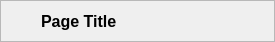
<?xml version="1.0" encoding="UTF-8"?>
<ui version="4.0">
 <class>WizardWidgetHeader</class>
 <widget class="QWidget" name="WizardWidgetHeader">
  <property name="geometry">
   <rect>
    <x>0</x>
    <y>0</y>
    <width>275</width>
    <height>42</height>
   </rect>
  </property>
  <property name="font">
   <font>
    <pointsize>10</pointsize>
   </font>
  </property>
  <property name="windowTitle">
   <string>Form</string>
  </property>
  <layout class="QVBoxLayout" name="verticalLayout">
   <property name="spacing">
    <number>4</number>
   </property>
   <property name="leftMargin">
    <number>0</number>
   </property>
   <property name="topMargin">
    <number>0</number>
   </property>
   <property name="rightMargin">
    <number>0</number>
   </property>
   <property name="bottomMargin">
    <number>0</number>
   </property>
   <item>
    <widget class="QFrame" name="HeaderFrame">
     <property name="frameShape">
      <enum>QFrame::StyledPanel</enum>
     </property>
     <property name="frameShadow">
      <enum>QFrame::Raised</enum>
     </property>
     <layout class="QHBoxLayout" name="horizontalLayout_6">
      <property name="spacing">
       <number>4</number>
      </property>
      <property name="leftMargin">
       <number>4</number>
      </property>
      <property name="topMargin">
       <number>4</number>
      </property>
      <property name="rightMargin">
       <number>4</number>
      </property>
      <property name="bottomMargin">
       <number>4</number>
      </property>
      <item>
       <widget class="QLabel" name="IconLabel">
        <property name="sizePolicy">
         <sizepolicy hsizetype="Fixed" vsizetype="Fixed">
          <horstretch>0</horstretch>
          <verstretch>0</verstretch>
         </sizepolicy>
        </property>
        <property name="minimumSize">
         <size>
          <width>32</width>
          <height>32</height>
         </size>
        </property>
        <property name="maximumSize">
         <size>
          <width>32</width>
          <height>32</height>
         </size>
        </property>
        <property name="text">
         <string/>
        </property>
        <property name="pixmap">
         <pixmap resource="icons.qrc">:/special/icons/special_wizard.svg</pixmap>
        </property>
        <property name="scaledContents">
         <bool>true</bool>
        </property>
       </widget>
      </item>
      <item>
       <widget class="QLabel" name="TitleLabel">
        <property name="sizePolicy">
         <sizepolicy hsizetype="Expanding" vsizetype="Preferred">
          <horstretch>0</horstretch>
          <verstretch>0</verstretch>
         </sizepolicy>
        </property>
        <property name="font">
         <font>
          <pointsize>12</pointsize>
          <weight>75</weight>
          <bold>true</bold>
         </font>
        </property>
        <property name="text">
         <string>Page Title</string>
        </property>
       </widget>
      </item>
     </layout>
    </widget>
   </item>
  </layout>
 </widget>
 <resources>
  <include location="icons.qrc"/>
 </resources>
 <connections/>
</ui>
